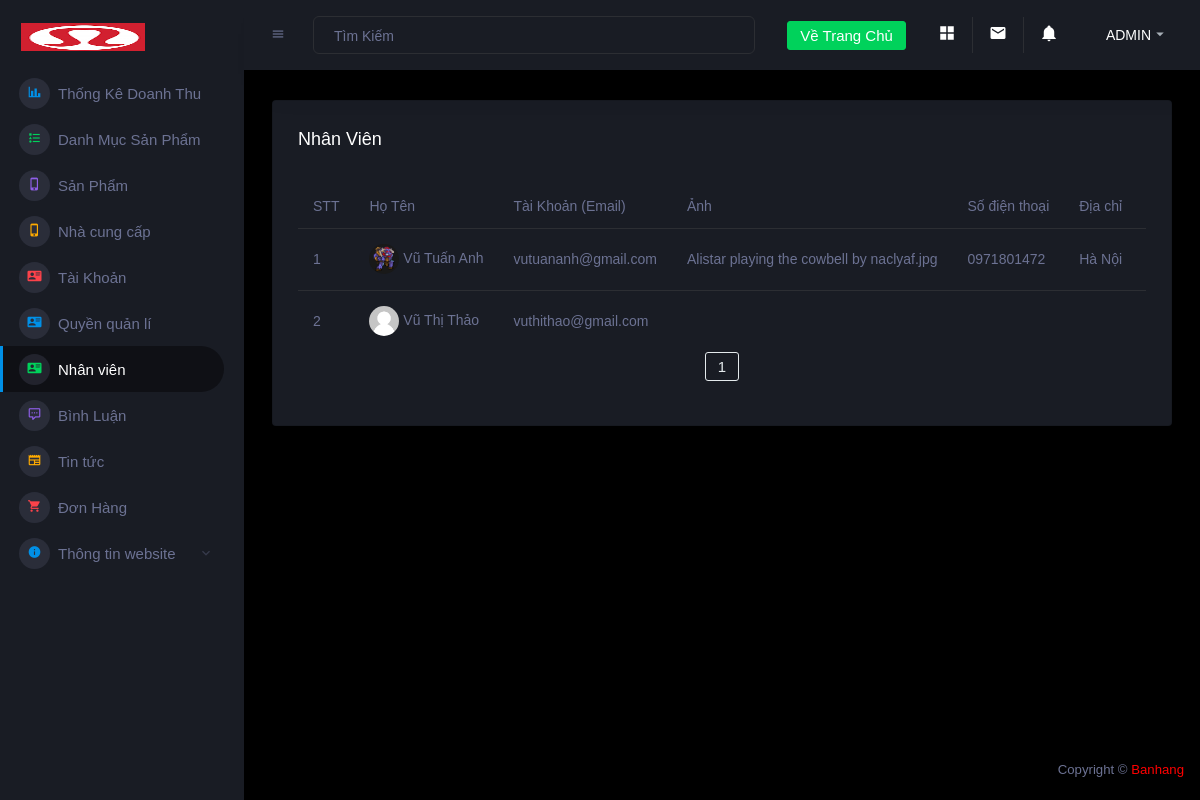
The app's page /admin/employee.php (signed in) with its own data.
### tables this page shows
CREATE TABLE `taikhoan` (
  `id` int(11) NOT NULL,
  `taikhoan` varchar(55) NOT NULL,
  `matkhau` varchar(50) NOT NULL,
  `hoten` varchar(100) NOT NULL,
  `anh` text NOT NULL,
  `sdt` text NOT NULL,
  `diachi` varchar(255) NOT NULL,
  `phanquyen` int(11) NOT NULL DEFAULT 0,
  `superuser` tinyint(4) NOT NULL DEFAULT 0,
  `status` int(11) NOT NULL DEFAULT 0
);

### connect.php (called while the page is built, shortened)
<?php
function selectAll($sql)
{
    $result = $GLOBALS['conn']->query($sql);
    return $result;
}
function rowCount($sql)
{
    $result =  $GLOBALS['conn']->query($sql);
    return $result->rowCount();
}

### admin/employee.php (the view, shortened to what this page needs)
<?php
include 'header.php';
if (isset($_COOKIE["user"])) {
    $user = $_COOKIE["user"];
    foreach (selectAll("SELECT * FROM taikhoan WHERE taikhoan='$user'") as $row) {
        $permission = $row['phanquyen'];
    }
    if ($permission == 1 || $permission == 0) {
?>
        <div class="main-panel">
            <div class="content-wrapper">
                <div class="row ">
                    <div class="col-12 grid-margin">
                        <div class="card">
                            <div class="card-body">
                                <h4 class="card-title addfont">Nhân viên</h4>
                                <div class="table-responsive">
                                    <table class="table">
                                        <thead>
                                            <tr>
                                                <th class="addfont" style="width: 100px">STT</th>
                                                <th class="addfont" style="width: 500px">Họ Tên</th>
                                                <th class="addfont" style="width: 400px">Tài Khoản (Email)</th>
                                                <th class="addfont" style="width: 300px">Ảnh</th>
                                                <th class="addfont" style="width: 300px">Số điện thoại</th>
                                                <th class="addfont" style="width: 300px">Địa chỉ</th>
                                                <th class="addfont" style="width: 300px">Trạng thái</th>
                                            </tr>
                                        </thead>
                                        <tbody>
                                            <?php
                                            $stt = 1;
                                            $item_per_page = !empty($_GET['per_page']) ? $_GET['per_page'] : 8;
                                            $current_page = !empty($_GET['page']) ? $_GET['page'] : 1;
                                            $offset = ($current_page - 1) * $item_per_page;
                                            $numrow = rowCount("SELECT * FROM taikhoan where phanquyen=1");
                                            $totalpage = ceil($numrow / $item_per_page);
                                            foreach (selectAll("SELECT * FROM taikhoan where phanquyen=1 ORDER BY status ASC LIMIT $item_per_page OFFSET $offset") as $row) {
                                            ?>
                                                <tr>
                                                    <td>
                                                        <?= $stt++ ?></td>
                                                    <td>
                                                        <img src="<?= empty($row['anh']) ? '../img/account/user.png' : '../img/account/' . $row['anh'] . '' ?>" alt="image">
                                                        <span class="addfont"><?= $row['hoten'] ?></span>
                                                    </td>
                                                    <td class="addfont">
                                                        <?= $row['taikhoan'] ?>
                                                    </td>
                                                    <td class="addfont">
                                                        <?= $row['anh'] ?>
                                                    </td>
                                                    <td class="addfont">
                                                        <?= $row['sdt'] ?>
                                                    </td>
                                                    <td class="addfont">
                                                        <?= $row['diachi'] ?>
                                                    </td>
                                                    <td class="addfont">
                                                    </td>
                                                </tr>
                                            <?php
                                            }
                                            ?>
                                        </tbody>
                                    </table>
                                    <div class="col-lg-12">
                                        <div class="pageination">
                                            <nav aria-label="Page navigation example">
                                                <ul class="pagination justify-content-center">
                                                    <?php for ($num = 1; $num <= $totalpage; $num++) { ?>
                                                        <?php
                                                        if ($num != $current_page) {
                                                        ?>
                                                            <?php if ($num > $current_page - 3 && $num < $current_page + 3) { ?>
                                                                <li class="page-item"><a class="btn btn-outline-secondary" href="?per_page=<?= $item_per_page ?>&page=<?= $num ?>"><?= $num ?></a></li>
                                                            <?php } ?>
                                                        <?php
                                                        } else {
                                                        ?>
                                                            <strong class="page-item"><a class="btn btn-outline-secondary"><?= $num ?></a></strong>
                                                    <?php
                                                        }
                                                    }
                                                    ?>
                                            </nav>
                                        </div>
                                    </div>
                                </div>
                            </div>
                        </div>
                    </div>
                </div>
            </div>
    <?php
    }
}
include 'footer.php';
    ?>

### admin/header.php (style rules this page uses)
.addfont { font-family: 'Arial'; }

### records on screen
taikhoan: anh (picture), hoten "Vũ Tuấn Anh", taikhoan "vutuananh@gmail.com", anh "Alistar playing the cowbell by naclyaf.jpg", sdt "0971801472", diachi "Hà Nội"
taikhoan: hoten "Vũ Thị Thảo", taikhoan "vuthithao@gmail.com"
